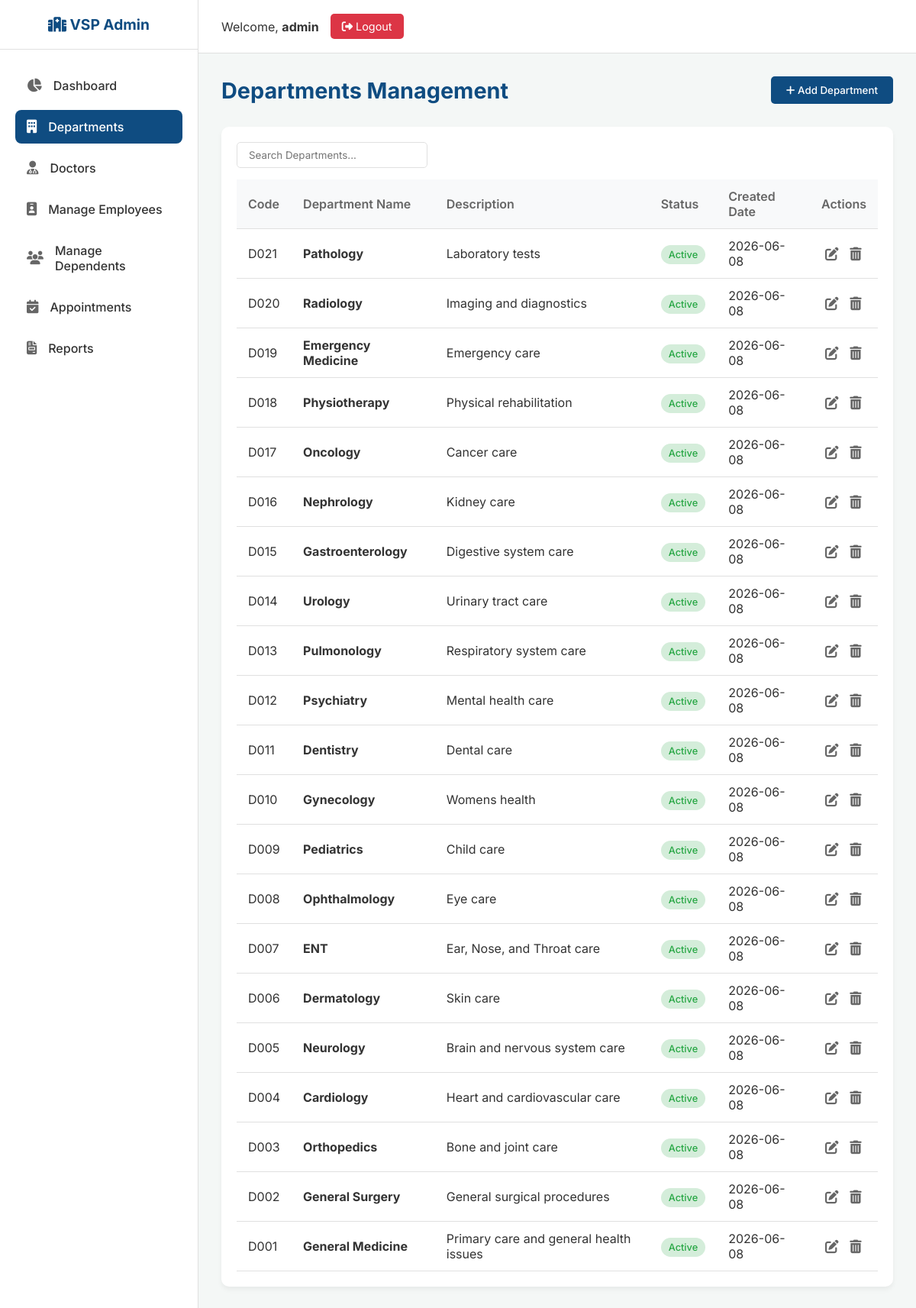
The page /admin/departments (signed in) on the database as committed earlier.
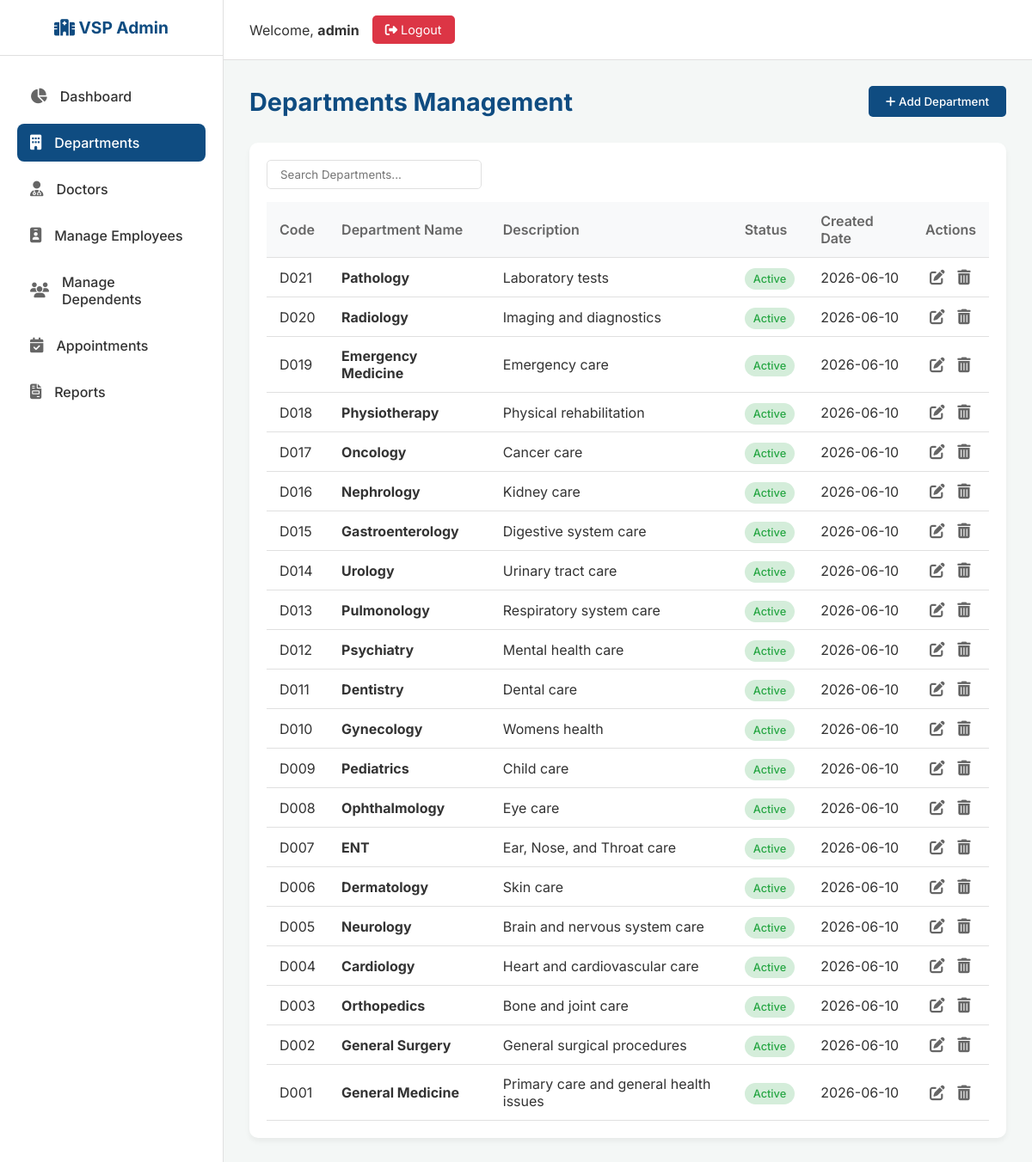
The same page on the database as committed later.
### tables this page shows
CREATE TABLE departments (
            id INTEGER PRIMARY KEY AUTOINCREMENT,
            department_code TEXT UNIQUE NOT NULL,
            name TEXT NOT NULL,
            description TEXT,
            status TEXT DEFAULT 'Active',
            created_date TEXT NOT NULL
        );

### app.py (the view, shortened to what this page needs)
@app.route('/admin/departments', methods=['GET', 'POST'])
def admin_departments():
    if not check_admin(): return redirect(url_for('login'))
    conn = get_db_connection()
    departments = conn.execute('SELECT * FROM departments ORDER BY id DESC').fetchall()
    conn.close()
    return render_template('admin_departments.html', departments=departments)

### app.py (called while the page is built)
def get_db_connection():
    conn = sqlite3.connect('hospital.db')
    conn.row_factory = sqlite3.Row
    return conn

def check_admin():
    if not session.get('user_id') or session.get('role') != 'admin':
        return False
    return True

### templates/admin_departments.html (shortened to what this page needs)
{% extends "admin_base.html" %}
{% block content %}
<div class="page-header">
    <h1 class="page-title">Departments Management</h1>
    <button class="btn-primary" data-modal-target="addDeptModal"><i class="fas fa-plus"></i> Add Department</button>
</div>
<div class="table-container">
    <div class="table-header">
        <input type="text" class="search-box" id="deptSearch" data-target="#deptTable" placeholder="Search Departments...">
    </div>
    <table class="data-table" id="deptTable">
        <thead>
            <tr>
                <th>Code</th>
                <th>Department Name</th>
                <th>Description</th>
                <th>Status</th>
                <th>Created Date</th>
                <th>Actions</th>
            </tr>
        </thead>
        <tbody>
            {% for dept in departments %}
            <tr>
                <td>{{ dept.department_code }}</td>
                <td><strong>{{ dept.name }}</strong></td>
                <td>{{ dept.description[:50] }}{% if dept.description|length > 50 %}...{% endif %}</td>
                <td>
                    <span class="badge {% if dept.status == 'Active' %}badge-active{% else %}badge-inactive{% endif %}">
                        {{ dept.status }}
                    </span>
                </td>
                <td>{{ dept.created_date }}</td>
                <td class="action-btns">
                    <button class="edit" data-modal-target="editDeptModal"
                            data-id="{{ dept.id }}"
                            data-department_code="{{ dept.department_code }}"
                            data-name="{{ dept.name }}"
                            data-description="{{ dept.description }}"
                            data-status="{{ dept.status }}"
                            title="Edit">
                        <i class="fas fa-edit"></i>
                    </button>
                    <form action="{{ url_for('admin_departments') }}" method="POST" style="display:inline;" onsubmit="return confirm('Are you sure you want to delete this department?');">
                        <button type="submit" class="delete" title="Delete"><i class="fas fa-trash-alt"></i></button>
                    </form>
                </td>
            </tr>
            {% else %}
            <tr>
                <td colspan="6" style="text-align: center;">No departments found.</td>
            </tr>
            {% endfor %}
        </tbody>
    </table>
</div>
{% endblock %}

### templates/admin_base.html (shortened to what this page needs)
<!DOCTYPE html>
<html lang="en">
<head>
    <link rel="stylesheet" href="https://cdnjs.cloudflare.com/ajax/libs/font-awesome/6.4.0/css/all.min.css">
    <link rel="stylesheet" href="{{ url_for('static', filename='css/admin_style.css') }}">
</head>
<body>
    <aside class="sidebar" id="sidebar">
        <div class="sidebar-header">
            <h2><i class="fas fa-hospital"></i> VSP Admin</h2>
        </div>
        <ul class="sidebar-nav">
            <li><a href="{{ url_for('admin_dashboard') }}" class="{% if request.endpoint == 'admin_dashboard' %}active{% endif %}"><i class="fas fa-chart-pie"></i> Dashboard</a></li>
            <li><a href="{{ url_for('admin_departments') }}" class="{% if request.endpoint == 'admin_departments' %}active{% endif %}"><i class="fas fa-building"></i> Departments</a></li>
            <li><a href="{{ url_for('admin_doctors') }}" class="{% if request.endpoint == 'admin_doctors' %}active{% endif %}"><i class="fas fa-user-md"></i> Doctors</a></li>
            <li><a href="{{ url_for('admin_employees') }}" class="{% if request.endpoint == 'admin_employees' %}active{% endif %}"><i class="fas fa-id-badge"></i> Manage Employees</a></li>
            <li><a href="{{ url_for('admin_patients') }}" class="{% if request.endpoint == 'admin_patients' %}active{% endif %}"><i class="fas fa-users"></i> Manage Dependents</a></li>
            <li><a href="{{ url_for('admin_appointments') }}" class="{% if request.endpoint == 'admin_appointments' %}active{% endif %}"><i class="fas fa-calendar-check"></i> Appointments</a></li>
            <li><a href="{{ url_for('admin_reports') }}" class="{% if request.endpoint == 'admin_reports' %}active{% endif %}"><i class="fas fa-file-invoice"></i> Reports</a></li>
        </ul>
    </aside>
    <main class="main-content">
        <header class="topbar">
            <div class="user-profile">
                <span>Welcome, <strong>{{ session.name }}</strong></span>
                <a href="{{ url_for('logout') }}" class="btn-logout"><i class="fas fa-sign-out-alt"></i> Logout</a>
            </div>
        </header>
        <div class="page-content">
            {% block content %}{% endblock %}
        </div>
    </main>
</body>
</html>

### static/css/admin_style.css (style rules this page uses)
:root { --primary-color: #0f4c81; --secondary-color: #1a73e8; --accent-color: #fca311; --bg-color: #f4f7f6; --sidebar-bg: #ffffff; --text-main: #333333; --text-muted: #666666; --success-color: #28a745; --danger-color: #dc3545; --warning-color: #ffc107; --info-color: #17a2b8; --border-color: #e0e0e0; --card-shadow: 0 4px 6px rgba(0,0,0,0.05); --transition-speed: 0.3s; }
* { margin: 0; padding: 0; box-sizing: border-box; font-family: 'Inter', 'Segoe UI', Tahoma, Geneva, Verdana, sans-serif; }
body { background-color: var(--bg-color); color: var(--text-main); display: flex; min-height: 100vh; overflow-x: hidden; }
.sidebar { width: 260px; background-color: var(--sidebar-bg); border-right: 1px solid var(--border-color); display: flex; flex-direction: column; transition: all var(--transition-speed); z-index: 1000; }
.sidebar-header { padding: 20px; display: flex; align-items: center; justify-content: center; border-bottom: 1px solid var(--border-color); }
.sidebar-header h2 { color: var(--primary-color); font-size: 1.2rem; font-weight: 700; text-align: center; }
.sidebar-nav { flex: 1; padding: 20px 0; list-style: none; }
.sidebar-nav li { padding: 5px 20px; }
.sidebar-nav a { display: flex; align-items: center; padding: 12px 15px; color: var(--text-main); text-decoration: none; border-radius: 8px; transition: all var(--transition-speed); font-weight: 500; }
.sidebar-nav a i { margin-right: 15px; font-size: 1.1rem; color: var(--text-muted); }
.sidebar-nav a:hover, .sidebar-nav a.active { background-color: var(--primary-color); color: #fff; }
.sidebar-nav a:hover i, .sidebar-nav a.active i { color: #fff; }
.main-content { flex: 1; display: flex; flex-direction: column; width: calc(100% - 260px); }
.topbar { height: 70px; background-color: #fff; border-bottom: 1px solid var(--border-color); display: flex; align-items: center; justify-content: space-between; padding: 0 30px; }
.user-profile { display: flex; align-items: center; gap: 15px; }
.btn-logout { background-color: var(--danger-color); color: white; padding: 8px 15px; border-radius: 5px; text-decoration: none; font-size: 0.9rem; transition: background 0.3s; }
.page-content { padding: 30px; flex: 1; overflow-y: auto; }
.page-header { display: flex; justify-content: space-between; align-items: center; margin-bottom: 30px; }
.page-title { font-size: 1.8rem; color: var(--primary-color); }
.table-container { background: #fff; border-radius: 10px; padding: 20px; box-shadow: var(--card-shadow); overflow-x: auto; }
.table-header { display: flex; justify-content: space-between; align-items: center; margin-bottom: 15px; }
.search-box { padding: 8px 15px; border: 1px solid var(--border-color); border-radius: 5px; width: 250px; outline: none; }
.btn-primary { background-color: var(--primary-color); color: white; padding: 10px 20px; border: none; border-radius: 5px; cursor: pointer; font-weight: 500; text-decoration: none; display: inline-block; transition: background 0.3s; }
.data-table { width: 100%; border-collapse: collapse; }
.data-table th, .data-table td { padding: 12px 15px; text-align: left; border-bottom: 1px solid var(--border-color); }
.data-table th { background-color: #f8f9fa; color: var(--text-muted); font-weight: 600; }
.badge { padding: 5px 10px; border-radius: 20px; font-size: 0.8rem; font-weight: 500; }
.badge-active { background-color: #d4edda; color: var(--success-color); }
.action-btns button, .action-btns a { border: none; background: none; cursor: pointer; font-size: 1.1rem; margin: 0 5px; color: var(--text-muted); }

Rows that differ between the two databases and show on the page:
changed departments "Pathology": created_date "2026-06-08" → "2026-06-10"
changed departments "Radiology": created_date "2026-06-08" → "2026-06-10"
changed departments "Emergency Medicine": created_date "2026-06-08" → "2026-06-10"
changed departments "Physiotherapy": created_date "2026-06-08" → "2026-06-10"
changed departments "Oncology": created_date "2026-06-08" → "2026-06-10"
changed departments "Nephrology": created_date "2026-06-08" → "2026-06-10"
changed departments "Gastroenterology": created_date "2026-06-08" → "2026-06-10"
changed departments "Urology": created_date "2026-06-08" → "2026-06-10"
changed departments "Pulmonology": created_date "2026-06-08" → "2026-06-10"
changed departments "Psychiatry": created_date "2026-06-08" → "2026-06-10"
changed departments "Dentistry": created_date "2026-06-08" → "2026-06-10"
changed departments "Gynecology": created_date "2026-06-08" → "2026-06-10"
changed departments "Pediatrics": created_date "2026-06-08" → "2026-06-10"
changed departments "Ophthalmology": created_date "2026-06-08" → "2026-06-10"
changed departments "ENT": created_date "2026-06-08" → "2026-06-10"
changed departments "Dermatology": created_date "2026-06-08" → "2026-06-10"
changed departments "Neurology": created_date "2026-06-08" → "2026-06-10"
changed departments "Cardiology": created_date "2026-06-08" → "2026-06-10"
changed departments "Orthopedics": created_date "2026-06-08" → "2026-06-10"
changed departments "General Surgery": created_date "2026-06-08" → "2026-06-10"
changed departments "General Medicine": created_date "2026-06-08" → "2026-06-10"
